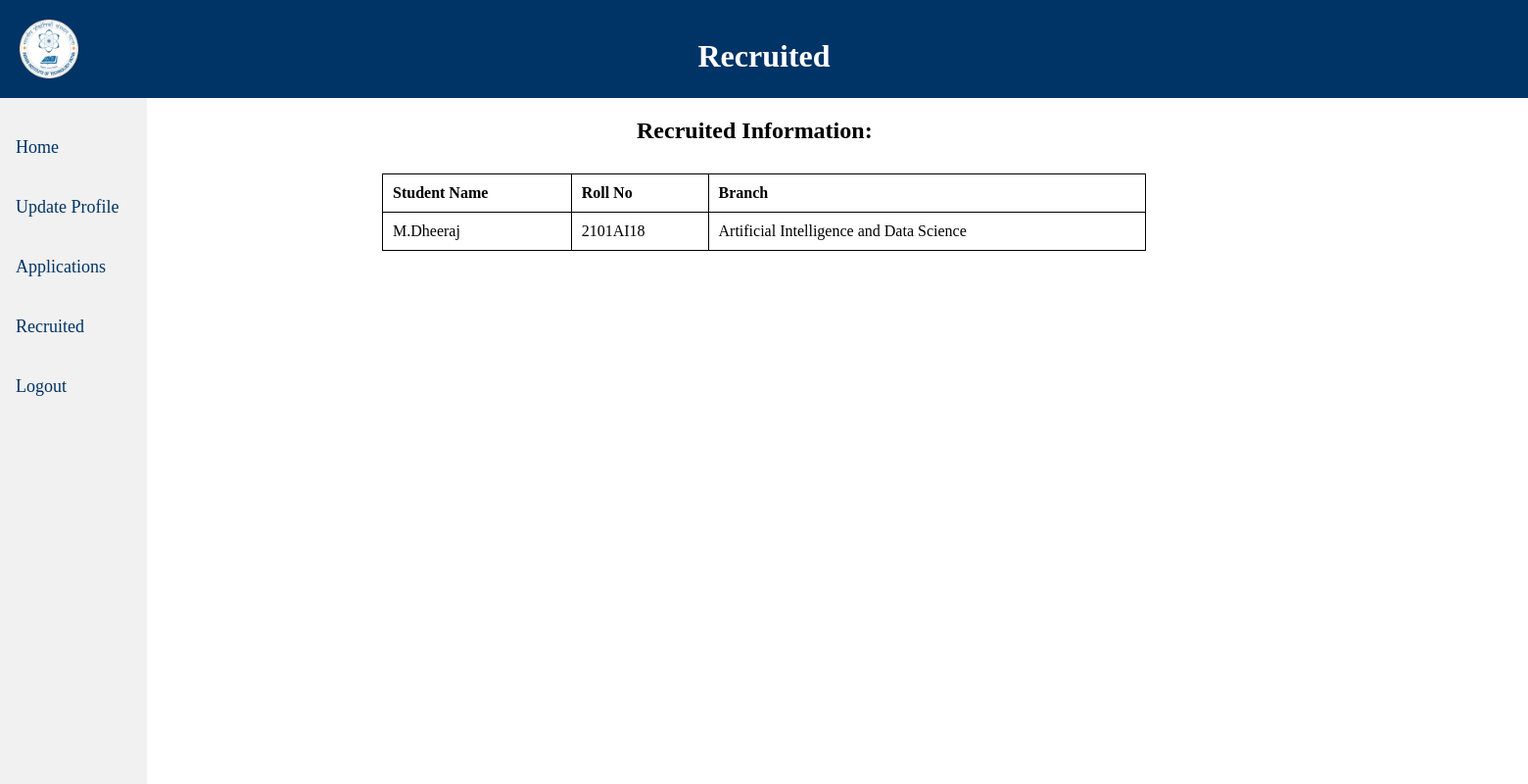
Screenshot of /recruited.php (signed in) with the database file from the repository.
### tables this page shows
CREATE TABLE `Students` (
  `rollNo` varchar(20) NOT NULL,
  `name` varchar(100) DEFAULT NULL,
  `password` varchar(50) DEFAULT NULL,
  `marks` double DEFAULT NULL,
  `cpi` double DEFAULT NULL,
  `age` int(11) DEFAULT NULL,
  `branch` varchar(50) DEFAULT NULL,
  `dept` varchar(100) DEFAULT NULL,
  `areaOfIntrest` varchar(100) DEFAULT NULL,
  `year` int(11) DEFAULT NULL,
  `placementStatus` varchar(20) DEFAULT NULL,
  PRIMARY KEY (`rollNo`)
);

### recruited.php (the view, shortened to what this page needs)
<!DOCTYPE html>
<html>
<head>
</head>
<body>
<header>
	<img src="iit_patna_logo.png" alt="IIT Patna Logo" class="logo" width=60px height=60px>
		<centre>
		<h1>Recruited</h1>
		</centre>
	</header>
    <div class="side-nav">
	<a href="companyinfo.php">Home</a>
	<a href="company_update.php">Update Profile</a>
	<a href="applications.php">Applications</a>
	<a href="recruited.php">Recruited</a>
	<a href="companylogin.php">Logout</a>
</div>
<?php
$servername = "localhost";
$username = "root";
$password = "dheeraj16";
$dbname = "miniproject";
$conn = mysqli_connect($servername, $username, $password, $dbname);
$email=$_SESSION['email'];
$sql="select * from Students where rollNo in(select rollNo from Students2 where companyName=(select company_name from Company where email='$email'))";
$result=mysqli_query($conn,$sql);
echo "<h2>Recruited Information:</h2>";
echo "<table>";
echo "<tr><th>Student Name</th><th>Roll No</th><th>Branch</th></tr>";
while ($row = $result->fetch_assoc()) {
    echo "<tr><td>" . $row['name'] . "</td><td>" . $row['rollNo'] . "</td><td>" . $row['branch'] . "</td></tr>";
}
echo "</table>";
?>

### recruited.php (style rules this page uses)
body { margin: 0; padding: 0; }
header { background-color: #003366; color: white; padding: 20px; text-align: center; height: 60px; }
h1 { margin-top: -45px; }
h2 { margin-left:650px; }
.logo { max-height: 80px; margin-right: 1500px; }
table { border-collapse: collapse; margin: 30px auto; width: 50%; }
th, td { padding: 10px; border: 1px solid black; text-align: left; }
.side-nav { height: 100%; width: 150px; position: fixed; top: 100px; left: 0; background-color: #f1f1f1; overflow-x: hidden; padding-top: 20px; }
.side-nav a { padding: 20px 10px 20px 16px; text-decoration: none; font-size: 18px; color: #003366; display: block; transition: 0.3s; }

### rows the page displays
students: name "M.Dheeraj", rollNo "2101AI18", branch "Artificial Intelligence and Data Science"
